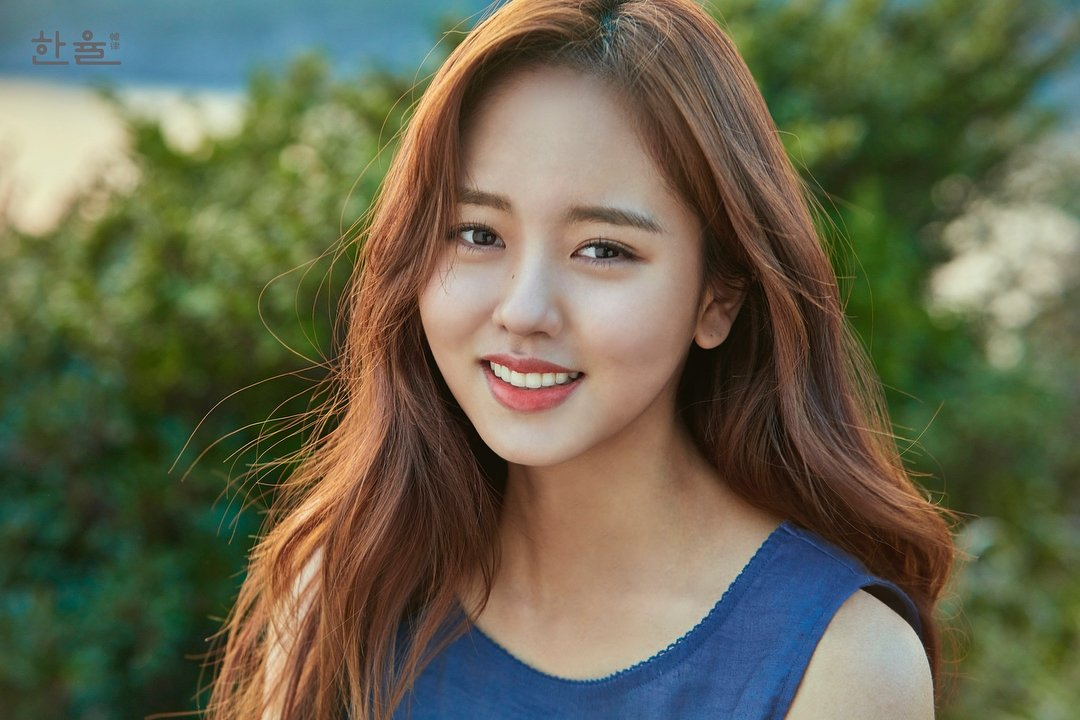
#> input picture Resources/KSH.jpg, 1080 x 720 px
$ python chapter2.py
#> lines starting #> are read from the running program, lines starting #| are printed output that depends on the picture; after the words box and inside, x2 and y2 are one past the last pixel; in counts of white or black regions, pixels touching at a corner belong together
import cv2
import numpy as np

img = cv2.imread("Resources/KSH.jpg")
#> img is the input picture: shape (720, 1080, 3); mean B, G, R 78.4, 102.2, 102.9
kernel = np.ones((5, 5), np.uint8)

imgGray = cv2.cvtColor(img, cv2.COLOR_BGR2GRAY)
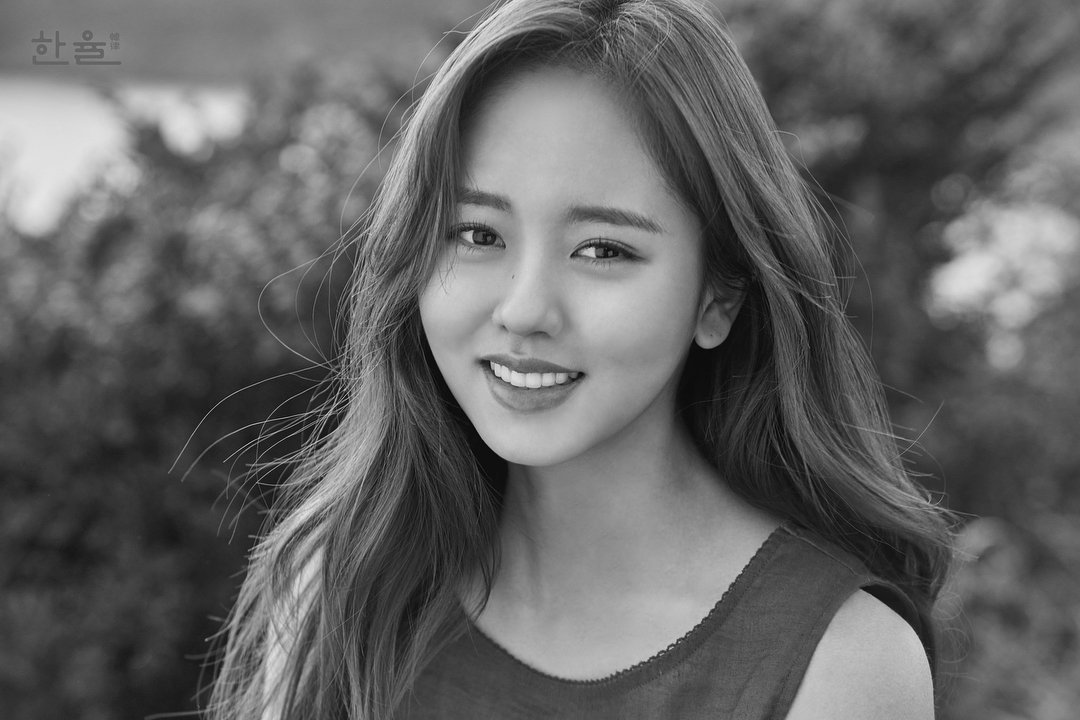
#> imgGray: shape (720, 1080); min 1, max 245, mean 99.7
imgBlur = cv2.GaussianBlur(imgGray, (13, 13), 0, )
imgCanny = cv2.Canny(img, 100, 200)
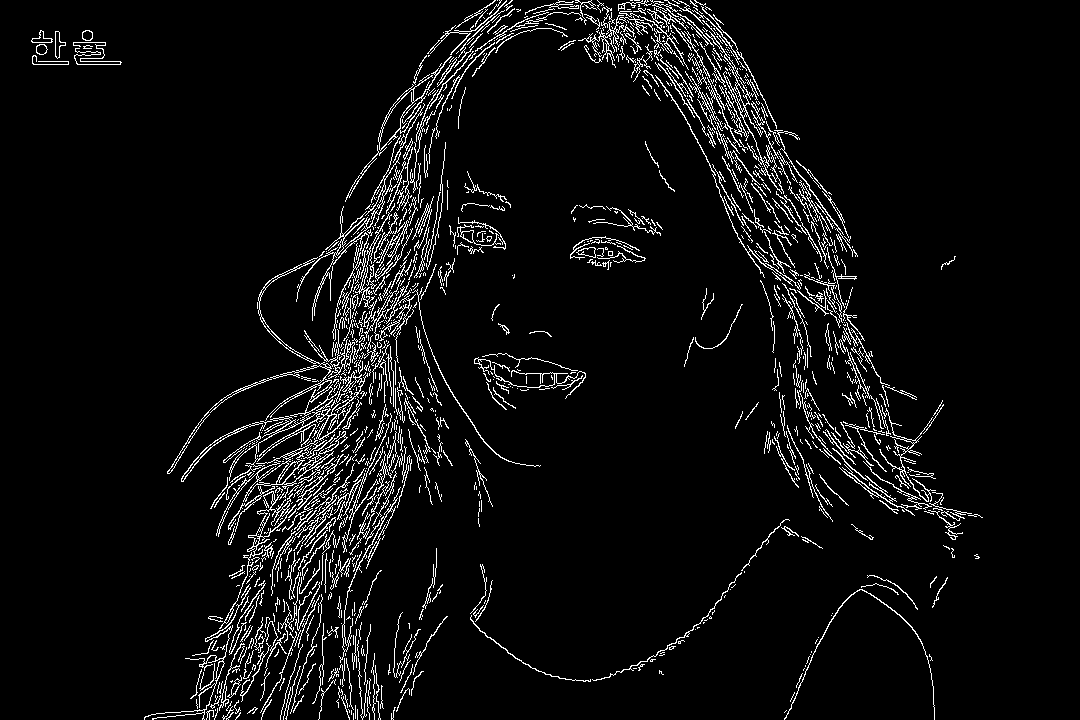
#> imgCanny: shape (720, 1080); 5.3% white in thin lines or dots, all inside (x1, y1, x2, y2) = (31, 0, 983, 720)
imgDilation = cv2.dilate(imgCanny, kernel, iterations=1)
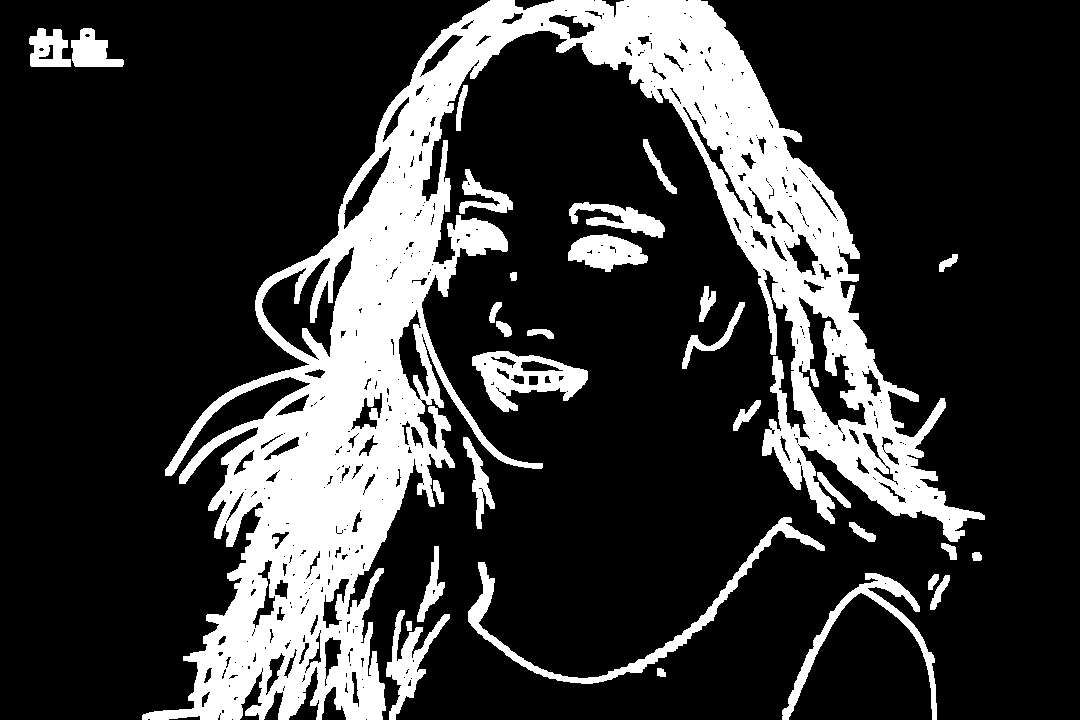
#> imgDilation: shape (720, 1080); 21.2% white; 31 white regions, largest, box (x1, y1, x2, y2) and area: (142, 0, 985, 720) 139653, (468, 517, 825, 684) 4216, (472, 351, 588, 412) 3365
imgEroded = cv2.erode(imgDilation, kernel, iterations=1)
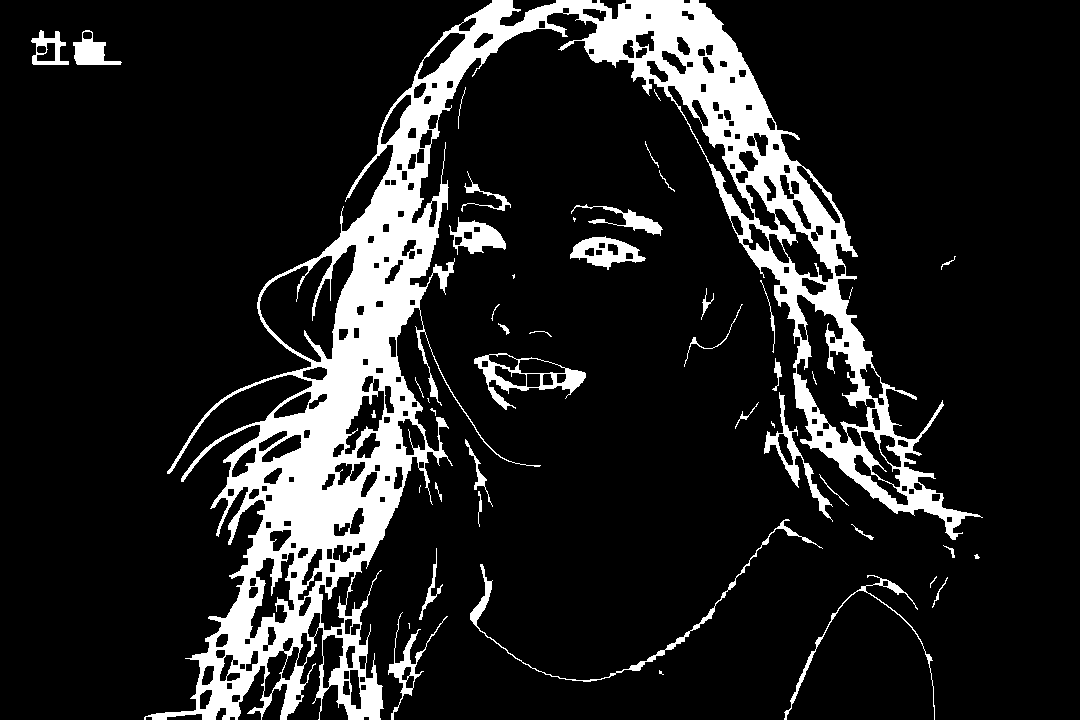
#> imgEroded: shape (720, 1080); 13.3% white; 47 white regions (13 under 20 px), largest, box (x1, y1, x2, y2) and area: (144, 0, 983, 720) 90897, (474, 353, 586, 410) 1553, (470, 519, 823, 682) 1476

cv2.imshow("Gray Image", imgGray)
cv2.imshow("Blur Image", imgBlur)
cv2.imshow("Canny Image", imgCanny)
cv2.imshow("Dilation Image", imgDilation)
cv2.imshow("Eroded Image", imgEroded)


cv2.waitKey(0)
